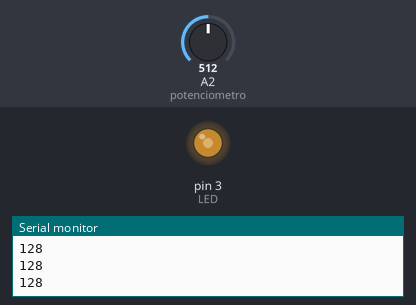
A sketch run on a simulated Arduino Uno, built with avr-gcc and run on an emulated ATmega328P. Shown: output pins drawn as LEDs (lit = HIGH), the last lines printed to the serial monitor. Inputs (shaded band) come from the test bench; at power-on: A2 (potenciometro) = 512.

Above: at 1.2 s.
1.3 s: A2 (potenciometro) set to 716
At 2.2 s:
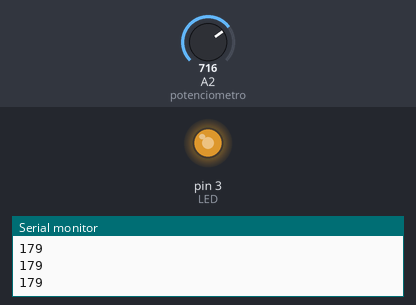
2.8 s: A2 (potenciometro) set to 900
At 3.4 s:
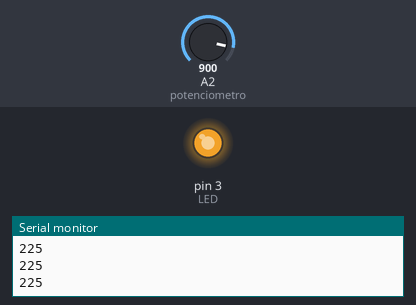
4.3 s: A2 (potenciometro) set to 122
At 5.5 s:
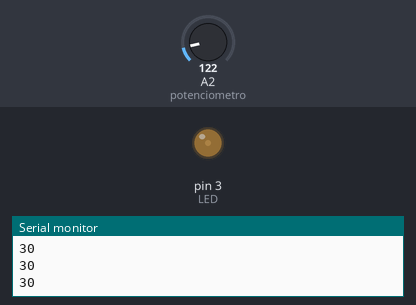
5.8 s: A2 (potenciometro) set to 0
At 6.8 s:
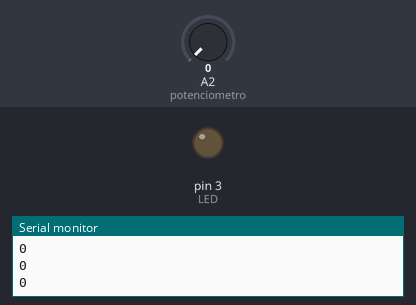
Timing chart, 0 to 8.3 s (numbered marks = the images above; inputs shaded):
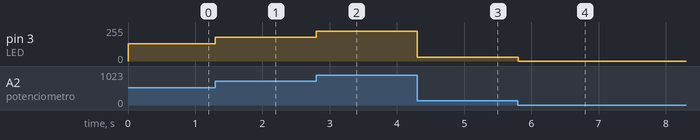

Measured:
- after the input at 1.3 s, pin 3 (LED): 128/255 → 179/255 at once
- after the input at 2.8 s, pin 3 (LED): 179/255 → 225/255 at once
- after the input at 4.3 s, pin 3 (LED): 225/255 → 30/255 at once
- after the input at 5.8 s, pin 3 (LED): 30/255 → 0/255 at once

The sketch:

Analog.ino
```cpp
#define potenciometro A2
#define LED 3

void setup()
{
  pinMode(potenciometro,INPUT);
  pinMode(LED,OUTPUT);

  Serial.begin(9600);
}


void loop()
{
    int fadeValue = analogRead(potenciometro);

    fadeValue = fadeValue / 4,11;//Relação entre o valor máximo do LED e do Potênciometro.

    analogWrite(LED,fadeValue);

    Serial.println(fadeValue);
}
```
